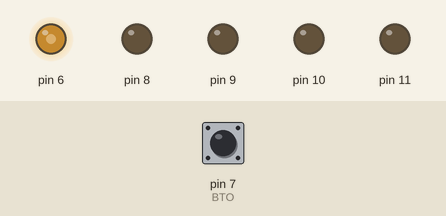
This sketch was run on a simulated Arduino Uno, built with avr-gcc and run on an emulated ATmega328P. On the bench: output pins drawn as LEDs (lit = HIGH). Dashed ring = blinking. Inputs (shaded band) come from the test bench; at power-on: pin 7 (BTO) HIGH.

Above: at 1.3 s.
1.4 s: pin 7 (BTO) pulled LOW for 3.2 s
At 1.9 s:
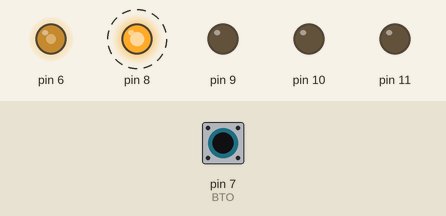
At 5.3 s:
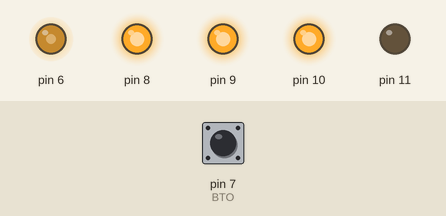
6.1 s: pin 7 (BTO) pulled LOW for 1 s
At 7.4 s:
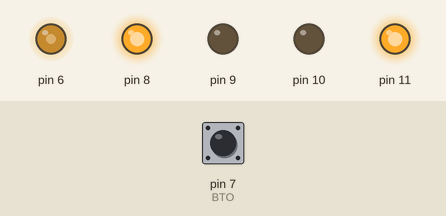
Timing chart, 0 to 9.1 s (numbered marks = the images above; inputs shaded):
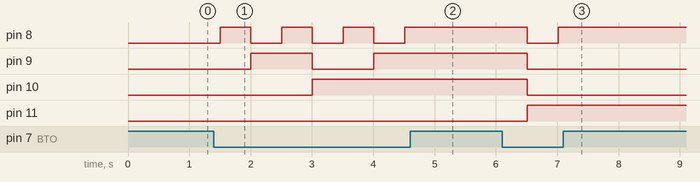

The sketch:

7sgmentosPWM.ino
```cpp
#define BTO 7

byte disp0 = 0;
byte disp1 = 0;

unsigned long time = 0;

void setup() {
  pinMode(8, OUTPUT);
  pinMode(9, OUTPUT);
  pinMode(10, OUTPUT);
  pinMode(11, OUTPUT);

  pinMode(BTO, INPUT_PULLUP);

  pinMode(6, OUTPUT);
  analogWrite(6,127);
}

void loop() {

  if((millis()-time) > 500){
    time = millis();
  	if((PIND&(1<<PIND7)) == 0){
  		if(++disp0 > 9){
  			disp0 = 0;
        if(++disp1 > 9)
          disp1=0;
      }
    }
	}


    if((PIND&(1<<PIND6) )== 0)
      PORTB = disp0;
    else
      PORTB = disp1;

}
```

Measured:
- after the input at 1.4 s, pin 8: alternates HIGH for 0.50 s and LOW for 0.50 s, 7 changes in all, then stays HIGH, starting after 0.10 s; pin 9: LOW → HIGH after 0.61 s, → LOW 1.0 s later, → HIGH 1.0 s later; pin 10: LOW → HIGH after 1.6 s
- after the input at 6.1 s, pin 8: HIGH → LOW after 0.41 s, → HIGH 0.50 s later; pin 9, pin 10: HIGH → LOW after 0.41 s; pin 11: LOW → HIGH after 0.41 s
